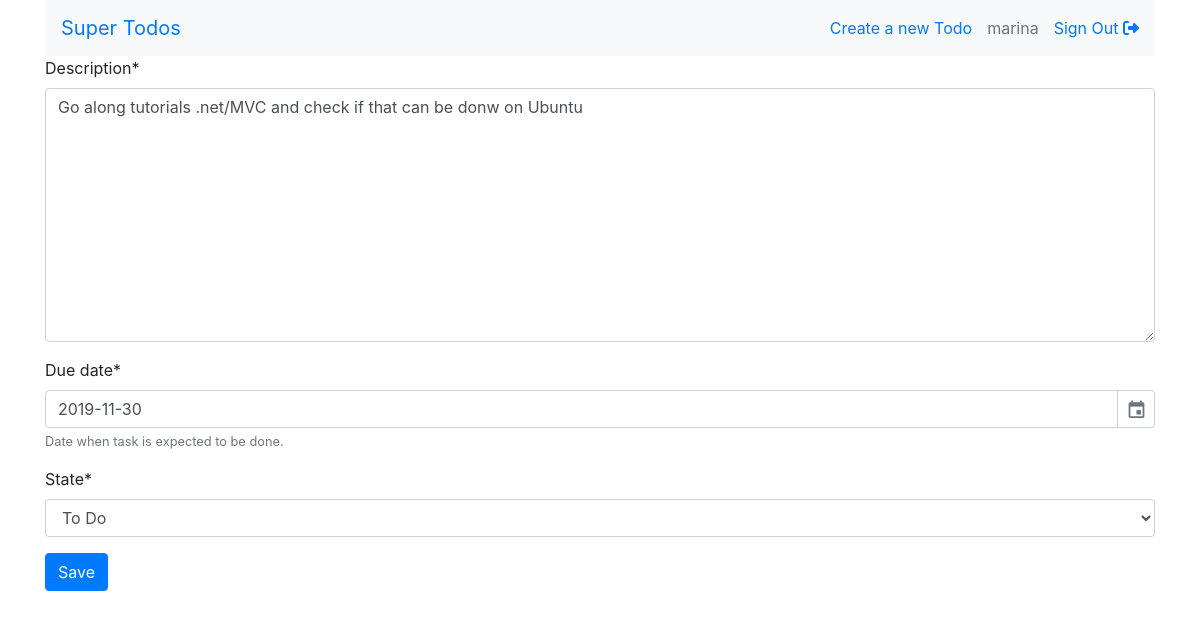
The app's page /todo/5/update/ (signed in), older data.
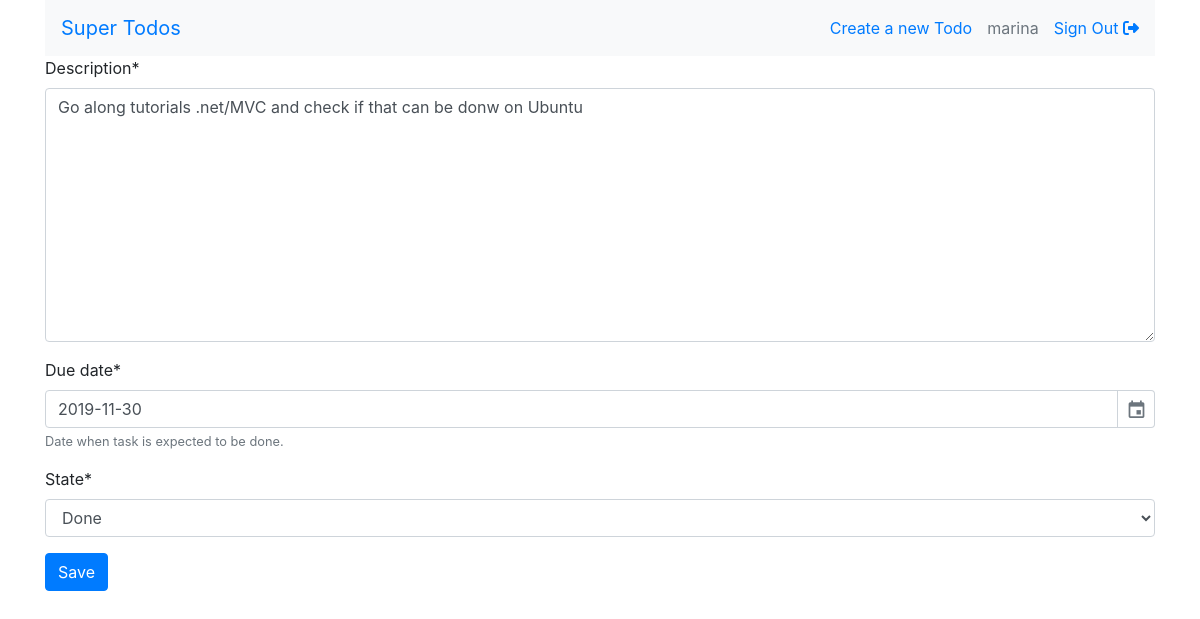
The same page, newer data.
### main/models.py (models this page shows, shortened)
class Todo(models.Model):
    TODO = 'todo'
    IN_PROGRESS = 'in-progress'
    DONE = 'done'
    STATE_CHOICES = [
        (TODO, 'To Do'),
        (IN_PROGRESS, 'In Progress'),
        (DONE, 'Done')
    ]
    description = models.TextField()
    due_date = models.DateField()
    state = models.CharField(
        max_length=11,
        choices=STATE_CHOICES,
        default=TODO
    )
    def _title(self):
        nl = self.description.find("\n")
        lb = min(120, nl) if nl > -1 else 120
        return self.description[:lb]
    title = property(_title)

### main/views.py (the view)
# urls.py: path('todo/<int:pk>/update/', TodoUpdateView.as_view(), name='todo_update'),
class TodoUpdateView(LoginRequiredMixin, SuccessMessageMixin, UpdateView):
    login_url = '/login/'
    model = Todo
    form_class = TodoForm
    template_name = 'main/todo.html'
    success_url = reverse_lazy('index')
    success_message = 'Todo has been updated successfully.'

### main/forms.py (shortened to what this page needs)
class TodoForm(forms.ModelForm):
    class Meta:
        model = Todo
        fields = '__all__' #['title', 'due_date', 'description', 'done']
        labels = {
            'done': 'Is this task done?'
        }
        help_texts = {
            'due_date': 'Date when task is expected to be done.'
        }

### main/templates/main/todo.html (shortened to what this page needs)
{% extends "base.html" %}
{% load crispy_forms_tags %}
{% block main_content %}
  <form class="" action="" method="POST">
    {{ form|crispy }}
    <button class="btn btn-primary" type="submit" name="button">Save</button>
  </form>
{% endblock %}

Row changes from the older to the newer data that the page shows:
changed Todo "Go along tutorials .net/MVC and check if that can be donw on Ubuntu": state "To Do" → "Done"
